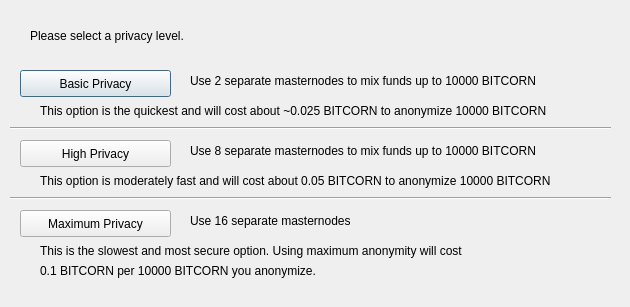
<?xml version="1.0" encoding="UTF-8"?>
<ui version="4.0">
 <class>ObfuscationConfig</class>
 <widget class="QDialog" name="ObfuscationConfig">
  <property name="geometry">
   <rect>
    <x>0</x>
    <y>0</y>
    <width>630</width>
    <height>307</height>
   </rect>
  </property>
  <property name="windowTitle">
   <string>Configure Obfuscation</string>
  </property>
  <widget class="QPushButton" name="buttonBasic">
   <property name="geometry">
    <rect>
     <x>20</x>
     <y>70</y>
     <width>151</width>
     <height>27</height>
    </rect>
   </property>
   <property name="text">
    <string>Basic Privacy</string>
   </property>
  </widget>
  <widget class="QPushButton" name="buttonHigh">
   <property name="geometry">
    <rect>
     <x>20</x>
     <y>140</y>
     <width>151</width>
     <height>27</height>
    </rect>
   </property>
   <property name="text">
    <string>High Privacy</string>
   </property>
  </widget>
  <widget class="QPushButton" name="buttonMax">
   <property name="geometry">
    <rect>
     <x>20</x>
     <y>210</y>
     <width>151</width>
     <height>27</height>
    </rect>
   </property>
   <property name="text">
    <string>Maximum Privacy</string>
   </property>
  </widget>
  <widget class="QLabel" name="label">
   <property name="geometry">
    <rect>
     <x>30</x>
     <y>20</y>
     <width>571</width>
     <height>31</height>
    </rect>
   </property>
   <property name="text">
    <string>Please select a privacy level.</string>
   </property>
  </widget>
  <widget class="QLabel" name="label_2">
   <property name="geometry">
    <rect>
     <x>190</x>
     <y>70</y>
     <width>421</width>
     <height>21</height>
    </rect>
   </property>
   <property name="text">
    <string>Use 2 separate masternodes to mix funds up to 10000 BITCORN</string>
   </property>
  </widget>
  <widget class="QLabel" name="label_3">
   <property name="geometry">
    <rect>
     <x>190</x>
     <y>140</y>
     <width>411</width>
     <height>21</height>
    </rect>
   </property>
   <property name="text">
    <string>Use 8 separate masternodes to mix funds up to 10000 BITCORN</string>
   </property>
  </widget>
  <widget class="QLabel" name="label_4">
   <property name="geometry">
    <rect>
     <x>190</x>
     <y>210</y>
     <width>421</width>
     <height>21</height>
    </rect>
   </property>
   <property name="text">
    <string>Use 16 separate masternodes</string>
   </property>
  </widget>
  <widget class="QLabel" name="label_6">
   <property name="geometry">
    <rect>
     <x>40</x>
     <y>100</y>
     <width>561</width>
     <height>21</height>
    </rect>
   </property>
   <property name="text">
    <string>This option is the quickest and will cost about ~0.025 BITCORN to anonymize 10000 BITCORN</string>
   </property>
  </widget>
  <widget class="QLabel" name="label_7">
   <property name="geometry">
    <rect>
     <x>40</x>
     <y>170</y>
     <width>561</width>
     <height>21</height>
    </rect>
   </property>
   <property name="text">
    <string>This option is moderately fast and will cost about 0.05 BITCORN to anonymize 10000 BITCORN</string>
   </property>
  </widget>
  <widget class="QLabel" name="label_8">
   <property name="geometry">
    <rect>
     <x>40</x>
     <y>240</y>
     <width>561</width>
     <height>21</height>
    </rect>
   </property>
   <property name="text">
    <string>This is the slowest and most secure option. Using maximum anonymity will cost</string>
   </property>
  </widget>
  <widget class="QLabel" name="label_9">
   <property name="geometry">
    <rect>
     <x>40</x>
     <y>260</y>
     <width>561</width>
     <height>21</height>
    </rect>
   </property>
   <property name="text">
    <string>0.1 BITCORN per 10000 BITCORN you anonymize.</string>
   </property>
  </widget>
  <widget class="Line" name="line">
   <property name="geometry">
    <rect>
     <x>10</x>
     <y>120</y>
     <width>601</width>
     <height>16</height>
    </rect>
   </property>
   <property name="orientation">
    <enum>Qt::Horizontal</enum>
   </property>
  </widget>
  <widget class="Line" name="line_2">
   <property name="geometry">
    <rect>
     <x>10</x>
     <y>190</y>
     <width>601</width>
     <height>16</height>
    </rect>
   </property>
   <property name="orientation">
    <enum>Qt::Horizontal</enum>
   </property>
  </widget>
 </widget>
 <resources/>
 <connections/>
</ui>
